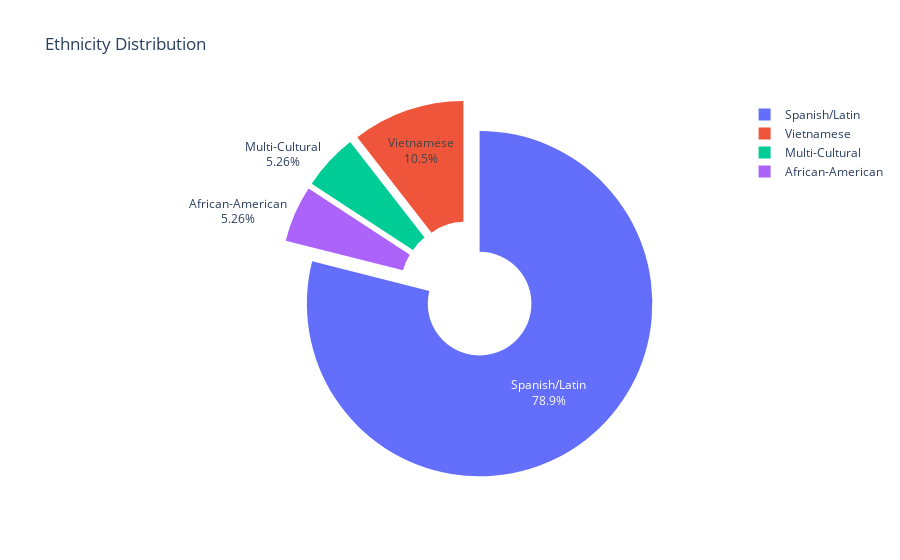

This figure's notebook cell:
### Markdown cell above
## Ethnicity Distribution

### Code cell
ethnicity_counts = barriers.barriers['ethnicity'].value_counts().reset_index()
ethnicity_counts.columns = ['ethnicity', 'count']

fig = px.pie(ethnicity_counts, names='ethnicity', values='count',
             title='Ethnicity Distribution',
             labels={'ethnicity': 'Ethnicity', 'count': 'Count'},
             hole=0.3)

fig.update_traces(textinfo='percent+label', pull=[0.1] * len(ethnicity_counts))

fig.show()

### Figure 1 — Plotly figure (JSON) as saved in the notebook; plotly's stock layout.template omitted (floating-point values rounded to 4 significant figures)
{"data": [{"domain": {"x": [0, 1], "y": [0, 1]}, "hole": 0.3, "hovertemplate": "Ethnicity=%{label}<br>Count=%{value}<extra></extra>", "labels": ["Spanish/Latin", "Vietnamese", "Multi-Cultural", "African-American"], "legendgroup": "", "name": "", "pull": [0.1, 0.1, 0.1, 0.1], "showlegend": true, "textinfo": "percent+label", "type": "pie", "values": [15, 2, 1, 1]}], "layout": {"legend": {"tracegroupgap": 0}, "title": {"text": "Ethnicity Distribution"}}}
